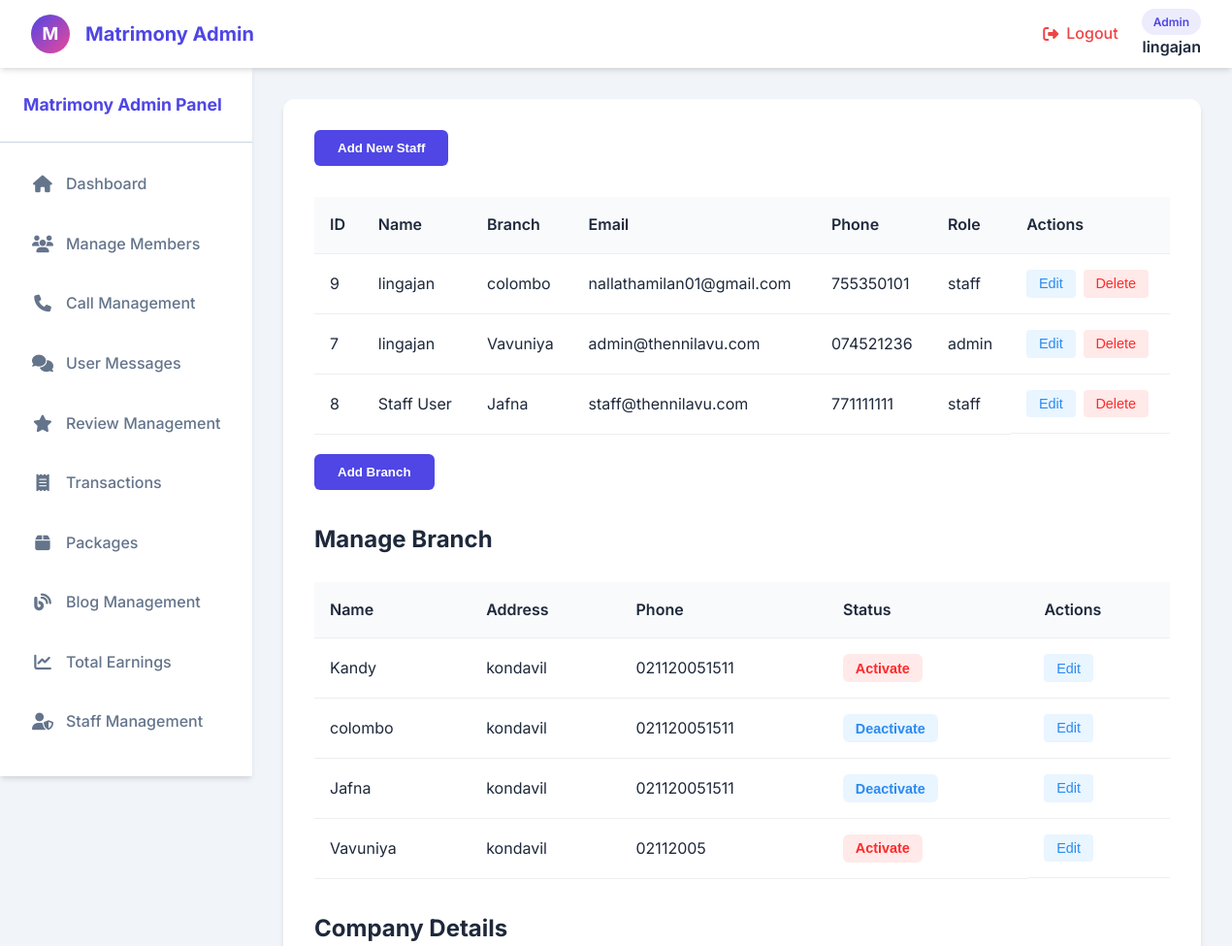
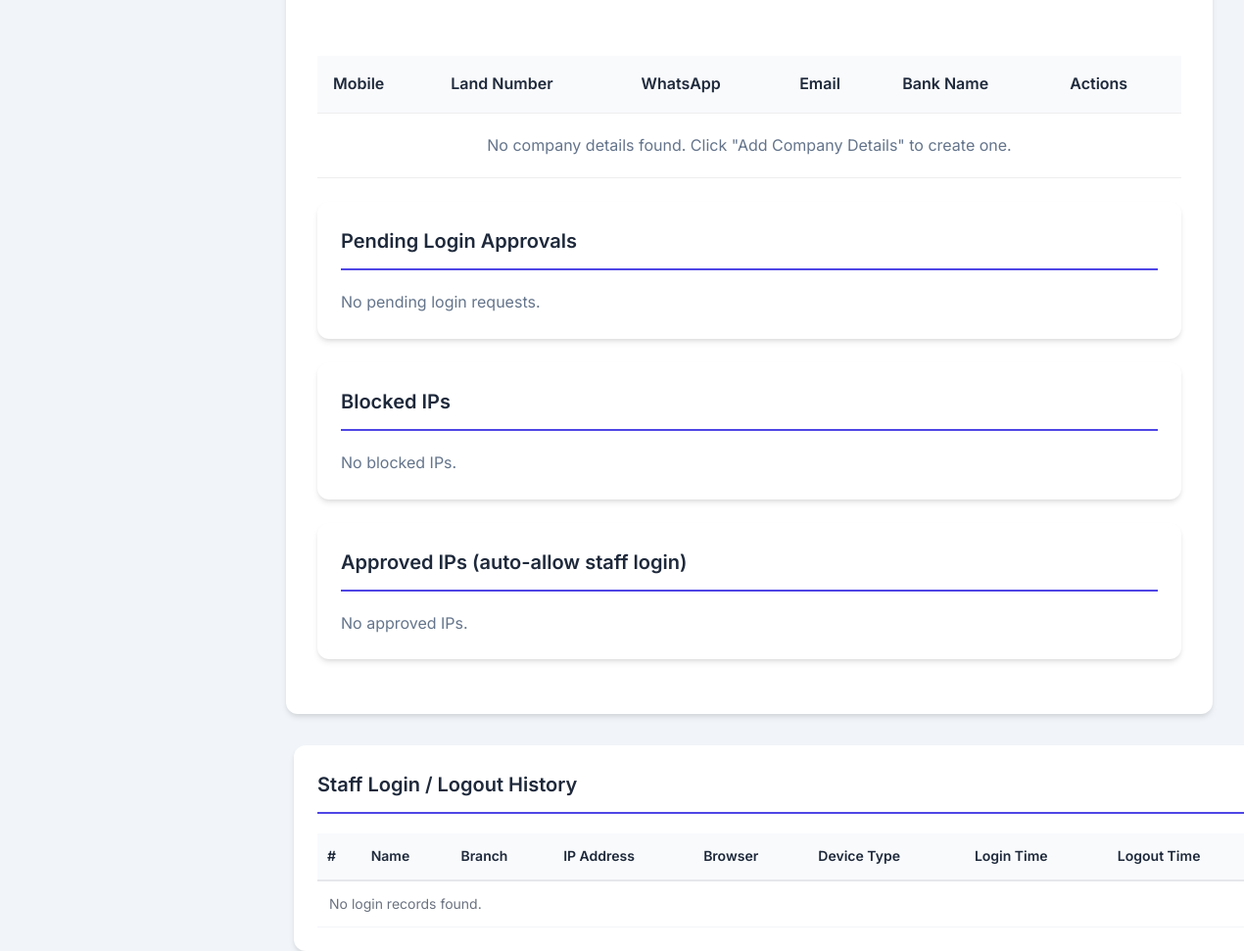
/AdminThennilavu/staff.php (signed in), run on the app's committed database (2 pictures, top to bottom).
### tables this page shows
CREATE TABLE `staff` (
  `staff_id` int(11) NOT NULL,
  `name` varchar(255) NOT NULL,
  `email` varchar(255) NOT NULL,
  `password` varchar(255) NOT NULL,
  `role` varchar(50) NOT NULL,
  `phone` varchar(20) DEFAULT NULL,
  `age` int(11) DEFAULT NULL,
  `gender` varchar(10) DEFAULT NULL,
  `address` text DEFAULT NULL,
  `branch_id` int(11) DEFAULT NULL,
  `position` varchar(100) DEFAULT NULL,
  `access_level` varchar(50) NOT NULL DEFAULT 'restricted',
  `created_at` timestamp NOT NULL DEFAULT current_timestamp(),
  `updated_at` timestamp NOT NULL DEFAULT current_timestamp() ON UPDATE current_timestamp()
);

CREATE TABLE `branches` (
  `id` int(11) NOT NULL,
  `branch_name` varchar(100) NOT NULL,
  `branch_address` varchar(255) NOT NULL,
  `branch_phone` varchar(20) DEFAULT NULL,
  `status` enum('active','deactivate') DEFAULT 'active'
);

### AdminThennilavu/staff.php (the view, shortened to what the rows shown need)
<?php
$name = $_SESSION['name'];
$type = ucfirst($_SESSION['role']);
$host = "localhost";
$user = "thennilavu_matrimonial";
$pass = "OYVuiEKfS@FQ";
$db = "thennilavu_thennilavu";
$conn = new mysqli($host, $user, $pass, $db);
$conn->query("CREATE TABLE IF NOT EXISTS approved_ips (
  id INT AUTO_INCREMENT PRIMARY KEY,
  ip VARCHAR(45) UNIQUE,
  created_by INT DEFAULT NULL,
  created_at DATETIME DEFAULT CURRENT_TIMESTAMP
) ENGINE=InnoDB DEFAULT CHARSET=utf8mb4");
$staff_id = $_SESSION['staff_id'];
$role_check = $conn->prepare("SELECT role FROM staff WHERE staff_id = ?");
$role_check->bind_param("i", $staff_id);
$role_check->execute();
$role_result = $role_check->get_result();
$staff_data = $role_result->fetch_assoc();
$is_admin_verified = ($staff_data && $staff_data['role'] === 'admin');
$access_denied = !$is_admin_verified;
$result = $conn->query("SELECT * FROM staff ORDER BY created_at DESC");
$all_staff = $result->fetch_all(MYSQLI_ASSOC);
?>
<!DOCTYPE html>
<html lang="en">
<head>
  <link rel="stylesheet" href="https://cdnjs.cloudflare.com/ajax/libs/font-awesome/6.4.0/css/all.min.css"/>
</head>
<body>
  <div class="dashboard-layout">
    <main class="main-content">
      <?php if ($access_denied): ?>
        <div class="access-denied-container">
          <div class="access-denied-card">
            <div class="access-denied-icon">
              <i class="fas fa-shield-alt"></i>
            </div>
            <h2>Access Restricted</h2>
            <p>This page is only accessible to administrators.</p>
            <p>Please contact your administrator if you need access to staff management.</p>
            <div class="user-info-display">
              <p><strong>Current User:</strong> <?= htmlspecialchars($name) ?></p>
              <p><strong>Role:</strong> <?= htmlspecialchars($type) ?></p>
            </div>
            <button onclick="goBack()" class="back-btn">
              <i class="fas fa-arrow-left"></i> Go Back
            </button>
          </div>
        </div>
      <?php else: ?>
      <div class="content-section">
        <div class="data-table-container">
          <table class="data-table">
            <thead>
              <tr>
                <th>ID</th>
                <th>Name</th>
                <th>Branch</th>
                <th>Email</th>
                <th>Phone</th>
                <th>Role</th>
                <th>Actions</th>
              </tr>
            </thead>
            <tbody id="staffTableBody">
              <?php foreach ($all_staff as $staff): ?>
              <?php
                $branch_name = 'N/A';
                if (!empty($staff['branch_id'])) {
                    $branch_stmt = $conn->prepare("SELECT branch_name FROM branches WHERE id = ?");
                    $branch_stmt->bind_param("i", $staff['branch_id']);
                    $branch_stmt->execute();
                    $branch_result = $branch_stmt->get_result();
                    $branch_data = $branch_result->fetch_assoc();
                    if ($branch_data) {
                        $branch_name = htmlspecialchars($branch_data['branch_name']);
                    }
                }
              ?>
              <tr>
                <td><?= $staff['staff_id'] ?></td>
                <td><?= htmlspecialchars($staff['name']) ?></td>
                <td><?= $branch_name ?></td>
                <td><?= htmlspecialchars($staff['email']) ?></td>
                <td><?= htmlspecialchars($staff['phone'] ?? 'N/A') ?></td>
                <td><?= htmlspecialchars($staff['role']) ?></td>
                <td class="action-cell">
                  <button class="edit-btn" data-id="<?= $staff['staff_id'] ?>">Edit</button>
                  <button class="delete-btn" data-id="<?= $staff['staff_id'] ?>">Delete</button>
                </td>
              </tr>
              <?php endforeach; ?>
            </tbody>
          </table>
        </div>
        <h2 style="margin-top: 2rem;">Manage Branch</h2>
        <div class="data-table-container" style="margin-top: 1.5rem;">
            <table class="data-table">
                <thead>
                    <tr>
                        <th>Name</th>
                        <th>Address</th>
                        <th>Phone</th>
                        <th>Status</th>
                        <th>Actions</th>
                    </tr>
                </thead>
                <tbody>
                    <?php
                    $branch_result = $conn->query("SELECT id, branch_name, branch_address, branch_phone, status FROM branches ORDER BY id DESC");
                    if ($branch_result && $branch_result->num_rows > 0) {
                    ?>
                    <?php
                        while($branch = $branch_result->fetch_assoc()) {
                            $status_badge_bg = ($branch['status'] == 'active') ? '#e9f5ff' : '#ffe9e9';
                            $status_badge_color = ($branch['status'] == 'active') ? '#2a8bf2' : '#ff2a2a';
                            $status_text = ($branch['status'] == 'active') ? 'Deactivate' : 'Activate';
                            echo "<tr>
                                <td>".htmlspecialchars($branch['branch_name'])."</td>
                                <td>".htmlspecialchars($branch['branch_address'])."</td>
                                <td>".htmlspecialchars($branch['branch_phone'] ?? 'N/A')."</td>
                                <td>
                                    <form method='POST' action='staff.php' style='display:inline;'>
                                        <input type='hidden' name='action' value='toggle_branch'>
                                        <input type='hidden' name='branch_id' value='{$branch['id']}'>
                                        <button type='submit' class='action-btn' style='background-color: $status_badge_bg; color: $status_badge_color; padding: 0.4rem 0.8rem; font-size: 0.9rem;'>$status_text</button>
                                    </form>
                                </td>
                                <td class='action-cell'>
                                    <button class='edit-btn' onclick=\"editBranch({$branch['id']})\">Edit</button>
                                </td>
                            </tr>";
                        }
                    } else {
                        echo "<tr><td colspan='5' style='text-align: center; padding: 20px; color: var(--gray);'>No branches found</td></tr>";
                    }
                    ?>
                </tbody>
            </table>
        </div>
        <h2 style="margin-top: 2rem;">Company Details</h2>
        <div class="data-table-container" style="margin-top: 1.5rem;">
          <table class="data-table">
            <thead>
              <tr>
                <th>Mobile</th>
                <th>Land Number</th>
                <th>WhatsApp</th>
                <th>Email</th>
                <th>Bank Name</th>
                <th>Actions</th>
              </tr>
            </thead>
          </table>
        </div>
</div>
      <?php endif; ?>
    </main>
  </div>
<div class="login-history-section">
  <h2>Staff Login / Logout History</h2>
  <div class="admin-table-container">
    <table class="login-history-table">
      <thead>
        <tr>
          <th>#</th>
          <th>Name</th>
          <th>Branch</th>
          <th>IP Address</th>
          <th>Browser</th>
          <th>Device Type</th>
          <th>Login Time</th>
          <th>Logout Time</th>
        </tr>
      </thead>
    </table>
  </div>
</div>
</body>
</html>

### data on the page
staff: staff_id "9", name "lingajan", branch.branch_name "colombo", email "nallathamilan01@gmail.com", phone "755350101", role "staff"
staff: staff_id "7", name "lingajan", branch.branch_name "Vavuniya", email "admin@thennilavu.com", phone "074521236", role "admin"
staff: staff_id "8", name "Staff User", branch.branch_name "Jafna", email "staff@thennilavu.com", phone "771111111", role "staff"
branches: branch_name "Kandy", branch_address "kondavil", branch_phone "021120051511", status "Activate"
branches: branch_name "colombo", branch_address "kondavil", branch_phone "021120051511", status "Deactivate"
branches: branch_name "Jafna", branch_address "kondavil", branch_phone "021120051511", status "Deactivate"
branches: branch_name "Vavuniya", branch_address "kondavil", branch_phone "02112005", status "Activate"

### other printed values
$type "Admin"
$name "lingajan"
